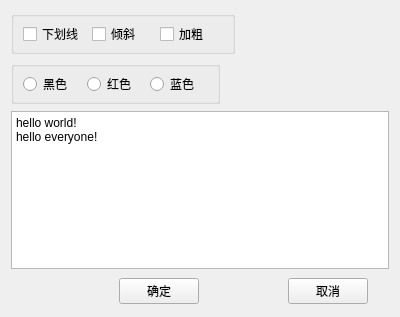
<?xml version="1.0" encoding="UTF-8"?>
<ui version="4.0">
 <class>WordWidget</class>
 <widget class="QWidget" name="WordWidget">
  <property name="geometry">
   <rect>
    <x>0</x>
    <y>0</y>
    <width>400</width>
    <height>317</height>
   </rect>
  </property>
  <property name="windowTitle">
   <string>Form</string>
  </property>
  <widget class="QGroupBox" name="groupBoxForm">
   <property name="geometry">
    <rect>
     <x>11</x>
     <y>11</y>
     <width>224</width>
     <height>43</height>
    </rect>
   </property>
   <property name="title">
    <string/>
   </property>
   <layout class="QHBoxLayout" name="horizontalLayout">
    <item>
     <widget class="QCheckBox" name="checkBoxUnderline">
      <property name="text">
       <string>下划线</string>
      </property>
     </widget>
    </item>
    <item>
     <widget class="QCheckBox" name="checkBoxItalic">
      <property name="text">
       <string>倾斜</string>
      </property>
     </widget>
    </item>
    <item>
     <widget class="QCheckBox" name="checkBoxBold">
      <property name="text">
       <string>加粗</string>
      </property>
     </widget>
    </item>
   </layout>
  </widget>
  <widget class="QGroupBox" name="groupBoxColor">
   <property name="geometry">
    <rect>
     <x>11</x>
     <y>61</y>
     <width>209</width>
     <height>43</height>
    </rect>
   </property>
   <property name="title">
    <string/>
   </property>
   <layout class="QHBoxLayout" name="horizontalLayout_2">
    <item>
     <widget class="QRadioButton" name="radioButtonBlack">
      <property name="text">
       <string>黑色</string>
      </property>
     </widget>
    </item>
    <item>
     <widget class="QRadioButton" name="radioButtonRed">
      <property name="text">
       <string>红色</string>
      </property>
     </widget>
    </item>
    <item>
     <widget class="QRadioButton" name="radioButtonBlue">
      <property name="text">
       <string>蓝色</string>
      </property>
     </widget>
    </item>
   </layout>
  </widget>
  <widget class="QPlainTextEdit" name="plainTextEdit">
   <property name="geometry">
    <rect>
     <x>11</x>
     <y>111</y>
     <width>378</width>
     <height>158</height>
    </rect>
   </property>
   <property name="plainText">
    <string>hello world!
hello everyone!</string>
   </property>
  </widget>
  <widget class="QWidget" name="">
   <property name="geometry">
    <rect>
     <x>11</x>
     <y>276</y>
     <width>357</width>
     <height>30</height>
    </rect>
   </property>
   <layout class="QHBoxLayout" name="horizontalLayout_3">
    <item>
     <spacer name="horizontalSpacer">
      <property name="orientation">
       <enum>Qt::Horizontal</enum>
      </property>
      <property name="sizeHint" stdset="0">
       <size>
        <width>108</width>
        <height>20</height>
       </size>
      </property>
     </spacer>
    </item>
    <item>
     <widget class="QPushButton" name="pushButtonOk">
      <property name="text">
       <string>确定</string>
      </property>
     </widget>
    </item>
    <item>
     <spacer name="horizontalSpacer_2">
      <property name="orientation">
       <enum>Qt::Horizontal</enum>
      </property>
      <property name="sizeHint" stdset="0">
       <size>
        <width>40</width>
        <height>20</height>
       </size>
      </property>
     </spacer>
    </item>
    <item>
     <widget class="QPushButton" name="pushButtonCancel">
      <property name="text">
       <string>取消</string>
      </property>
     </widget>
    </item>
   </layout>
  </widget>
 </widget>
 <resources/>
 <connections/>
</ui>
